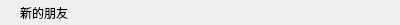
<?xml version="1.0" encoding="UTF-8"?>
<ui version="4.0">
 <class>GroupTipItem</class>
 <widget class="QWidget" name="GroupTipItem">
  <property name="geometry">
   <rect>
    <x>0</x>
    <y>0</y>
    <width>400</width>
    <height>25</height>
   </rect>
  </property>
  <property name="minimumSize">
   <size>
    <width>250</width>
    <height>25</height>
   </size>
  </property>
  <property name="maximumSize">
   <size>
    <width>16777215</width>
    <height>25</height>
   </size>
  </property>
  <property name="windowTitle">
   <string>Form</string>
  </property>
  <layout class="QVBoxLayout" name="verticalLayout">
   <property name="spacing">
    <number>0</number>
   </property>
   <property name="leftMargin">
    <number>20</number>
   </property>
   <property name="topMargin">
    <number>0</number>
   </property>
   <property name="rightMargin">
    <number>0</number>
   </property>
   <property name="bottomMargin">
    <number>0</number>
   </property>
   <item>
    <widget class="QLabel" name="label">
     <property name="text">
      <string>新的朋友</string>
     </property>
    </widget>
   </item>
  </layout>
 </widget>
 <resources/>
 <connections/>
</ui>
